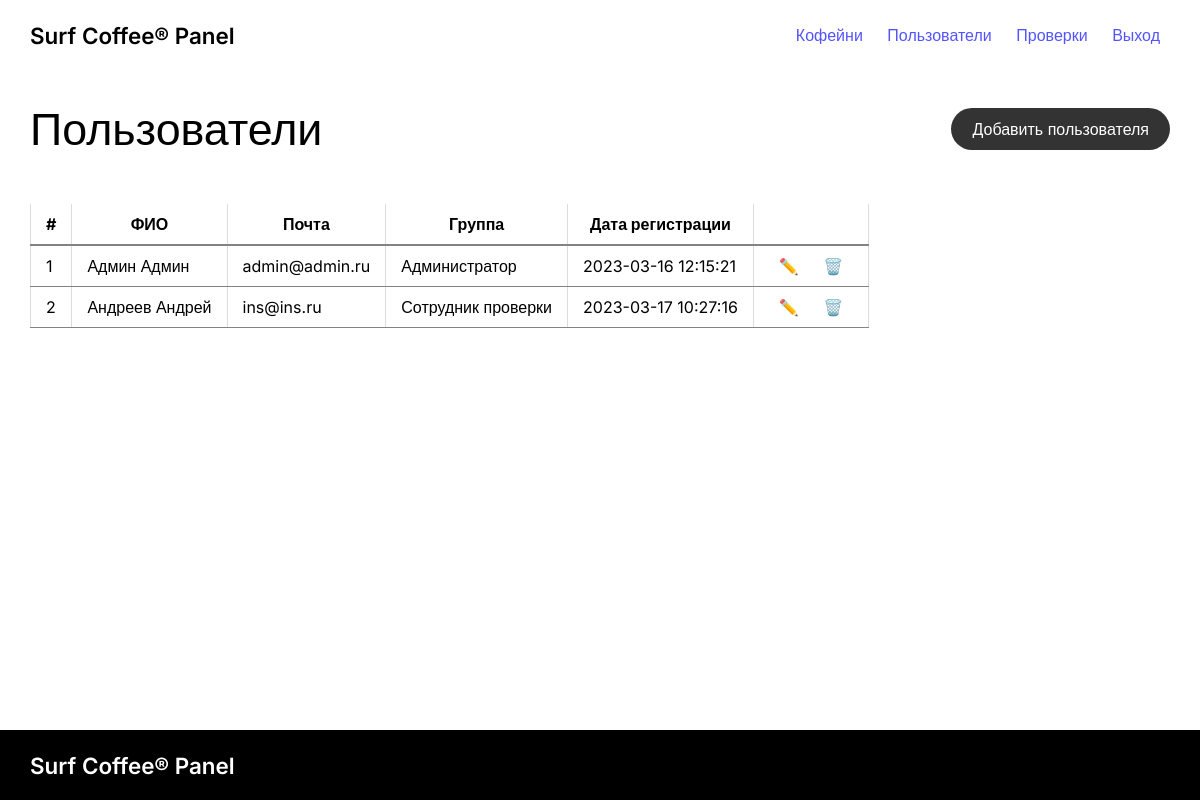
The app's page /users (signed in) with its own data.
### tables this page shows
CREATE TABLE `users` (
  `id` int(11) UNSIGNED NOT NULL,
  `surname` varchar(64) NOT NULL,
  `name` varchar(64) NOT NULL,
  `patronymic` varchar(64) DEFAULT NULL,
  `mail` varchar(64) NOT NULL,
  `password` varchar(256) NOT NULL,
  `created_date` timestamp NOT NULL DEFAULT CURRENT_TIMESTAMP,
  `group_id` int(11) NOT NULL DEFAULT '2'
);

CREATE TABLE `users_groups` (
  `id` int(11) NOT NULL,
  `title` varchar(45) NOT NULL,
  `code` varchar(45) DEFAULT NULL
);

### engine/actions/users/users.php (called while the page is built, shortened)
<?php
$router = new Router();
$users = DB::select('users', 'users.*, users_groups.code as group_code, users_groups.title as title', [
    'join' => 'users_groups ON users_groups.id = users.group_id'
]);
$content = $router->view('users/users', ['users' => $users]);
require LAYOUTS_PATH . 'main.layout.php';

### engine/classes/DB.php (called while the page is built, shortened)
<?php
class DB
{
    private static $connect = FALSE;
    public static function config($host, $port, $user, $pass, $dbname, $options = array(), $driver = "mysql") {
        $is_port = isset($port);
        $dsn = $driver . ':host=' . $host . ($is_port ? ';port=' . $port : '') . ';dbname=' . $dbname . ";";
        try {
            $attr = array(
                PDO::MYSQL_ATTR_INIT_COMMAND => 'SET NAMES utf8',
                PDO::ATTR_DEFAULT_FETCH_MODE => PDO::FETCH_ASSOC,
                PDO::ATTR_PERSISTENT => true,
                PDO::ATTR_ERRMODE => PDO::ERRMODE_EXCEPTION,
                PDO::MYSQL_ATTR_USE_BUFFERED_QUERY=>true,
                PDO::ATTR_EMULATE_PREPARES => false,
            );
            self::$connect = new PDO($dsn, $user, $pass, $attr);
        } catch (PDOException $e) {
            echo 'Connection failed: ' . $e->getMessage();
            self::logError('Connection failed: ' . $e->getMessage());
        }
    }
    public static function query($sql = NULL, $params = array(), $debug = true) {
        try {
            $prepared = self::$connect->prepare($sql);
            $prepared->execute();
        } catch (PDOException $e) {
            $log = trim($sql) . "\n" . '"' . $e->getMessage() . '": ' . $e->getTraceAsString() . "\n";
            self::logError($log,$debug);
            return false;
        }
        return $prepared;
    }
    public static function select($from, $fields = array(), $params = array(), $debug = true) {
        $where='';
        $bind_params=array();
        $left_join = array_key_exists('left_join', $params) ? ' LEFT JOIN '.$params['left_join'] : '';
        $join = array_key_exists('join', $params) ? ' JOIN '.$params['join'] : '';
        $order = array_key_exists('order', $params) ? ' ORDER BY '.$params['order'] : '';
        $group = array_key_exists('group', $params) ? ' GROUP BY '.$params['group'] : '';
        $limit = '';
        $offset = '';
        $sql = 'SELECT '.$fields.' FROM '.$from.$left_join.$join.$where.$group.$order.$limit.$offset;
        $result = self::query($sql, $bind_params, $debug);
        if (!!$result && $result->rowCount()) {
            $result = $result->fetchAll( (!empty($params['pdo']) ? $params['pdo'] : false));
            return $result;
        }
        return array();
    }
}

### engine/classes/User.php (called while the page is built, shortened)
<?php
class User {
    public function isAuth() : bool {
        return isset($_SESSION['user']) && !empty($_SESSION['user']);
    }
    public function getGroupSession() : string {
        return $_SESSION['user']['group'] ?? 'NO_USER';
    }
}

### views/pages/users/users.page.php (the view)
<main class="users center">
    <section class="users-first">
        <h1 class="section-title">Пользователи</h1>
        <a href="/users/add" class="section-link">Добавить пользователя</a>
    </section>
    <section class="users-list">
        <table class="users-table table">
            <thead>
                <tr class="users-table-row table-row">
                    <th class="users-table-head table-head">#</th>
                    <th class="users-table-head table-head">ФИО</th>
                    <th class="users-table-head table-head">Почта</th>
                    <th class="users-table-head table-head">Группа</th>
                    <th class="users-table-head table-head">Дата регистрации</th>
                    <th class="users-table-head table-head"></th>
                </tr>
            </thead>
            <tbody>
                <?php foreach ($users as $user): ?>
                <tr class="users-table-row table-row table-row-not-head">
                    <td class="users-table-cell table-cell"><?= $user['id'] ?></td>
                    <td class="users-table-cell table-cell"><?= $user['surname'] ?> <?= $user['name'] ?></td>
                    <td class="users-table-cell table-cell"><?= $user['mail'] ?></td>
                    <td class="users-table-cell table-cell"><?= $user['title'] ?></td>
                    <td class="users-table-cell table-cell"><?= $user['created_date'] ?></td>
                    <td class="users-table-cell table-cell table-cell-actions">
                        <a href="/users/edit/<?= $user['id'] ?>" title="Редактировать" class="table-link-action">✏️</a>
                        <a href="/users/delete/<?= $user['id'] ?>" title="Удалить" class="table-link-action">🗑️</a>
                    </td>
                </tr>
                <?php endforeach; ?>
            </tbody>
        </table>
    </section>
</main>

### engine/classes/Router.php (shortened to what this page needs)
<?php
class Router {
    private ArrayHelper $arrayHelper;
    public function __construct() {
        $this->arrayHelper = new ArrayHelper();
    }
    public function route(string $default) {
        $uriArr = array_values(array_filter(explode('/', explode('?', $_SERVER['REQUEST_URI'])[0]), fn($it) => boolval($it)));
        $currentAction = $this->arrayHelper->arrayGet($uriArr, 0, $default);
        $actionPath    = ACT_PATH . $currentAction;
        if(is_dir($actionPath)) {
            $fileName    = $this->arrayHelper->arrayGet($uriArr, 1, $currentAction);
            $actionPath .= '/' . $fileName;
        }
        $filePath = $actionPath . '.php';
        require($filePath);
    }
    public function view($page, $data) {
        extract($data);
        $file = PG_PATH . $page . '.page.php';
        if (is_file($file)) require $file;
        else $this->abort(404, 'Страница не найдена');
        $result = ob_get_contents();
        return $result;
    }
}

### index.php (shortened to what this page needs)
<?php
$route  = new Router();
$user   = new User();
if($user->isAuth()) {
    $route->route('home');
} else {
    $route->route('login');
}

### views/layouts/main.layout.php (shortened to what this page needs)
<!doctype html>
<html lang="en">
<head>
    <?php require LAYOUTS_PATH . 'requires/requires.head.php' ?>
</head>
<body>
<?php require VIEW_PATH . "elements/header.php" ?>
<?= $content ?>
<?php require VIEW_PATH . "elements/footer.php" ?>
</body>
</html>

### views/layouts/requires/requires.head.php (shortened to what this page needs)
<link rel="stylesheet" href="/public/assets/styles/styles.css">

### views/elements/header.php
<header class="header center">
    <a href="/" class="logo">Surf Coffee® Panel</a>
    <nav class="header-nav">
        <?php if($user->getGroupSession() === 'ADMIN'): ?>
            <a href="/spots" class="header-link">Кофейни</a>
            <a href="/users" class="header-link">Пользователи</a>
        <?php endif; ?>
        <a href="/reviews" class="header-link">Проверки</a>
        <a href="/logout" class="header-link">Выход</a>
    </nav>
</header>

### views/elements/footer.php
<footer class="footer center">
    <a href="/" class="logo">Surf Coffee® Panel</a>
</footer>

### public/assets/styles/styles.css (style rules this page uses)
* { margin: 0; padding: 0; font-family: 'Inter', sans-serif; font-size: 16px; box-sizing: border-box; }
a { color: #5454ff; text-decoration: none; transition: opacity 0.3s; }
.center { padding-left: 30px; padding-right: 30px; }
main { padding-top: 2rem; padding-bottom: 2rem; }
header.header { display: flex; justify-content: space-between; align-items: center; height: 70px; }
footer.footer { display: flex; justify-content: space-between; align-items: center; background-color: black; height: 70px; }
.logo { font-weight: 600; font-size: 1.4rem; }
.header .logo { color: black; }
.footer .logo { color: white; }
.header-link { padding: 10px; }
.spots-first, .users-first, .reviews-first, .adminHome-first { margin-bottom: 3rem; display: flex; justify-content: space-between; align-items: center; }
.spots-first .section-link, .users-first .section-link, .filter-start { background: #333; color: #fff; padding: 10px 20px; border-radius: 100px; border: 1px solid transparent; }
.section-title { font-weight: 100; }
h1.section-title { font-size: 2.8rem; }
.table { border-collapse: collapse; }
.table-head, .table-cell { padding: 10px 15px; border-right: 1px solid #dcdcdc; }
.table-head:first-child, .table-cell:first-child { border-left: 1px solid #dcdcdc; }
.table-head { text-align: center; border-bottom: 2px solid #838383; }
.table-cell { border-bottom: 1px solid #838383; }
.table-link-action { padding: 0 10px; }

### records on screen
users: id "1", surname "Админ", name "Админ", mail "admin@admin.ru", users_groups.title "Администратор", created_date "2023-03-16 12:15:21"
users: id "2", surname "Андреев", name "Андрей", mail "ins@ins.ru", users_groups.title "Сотрудник проверки", created_date "2023-03-17 10:27:16"
